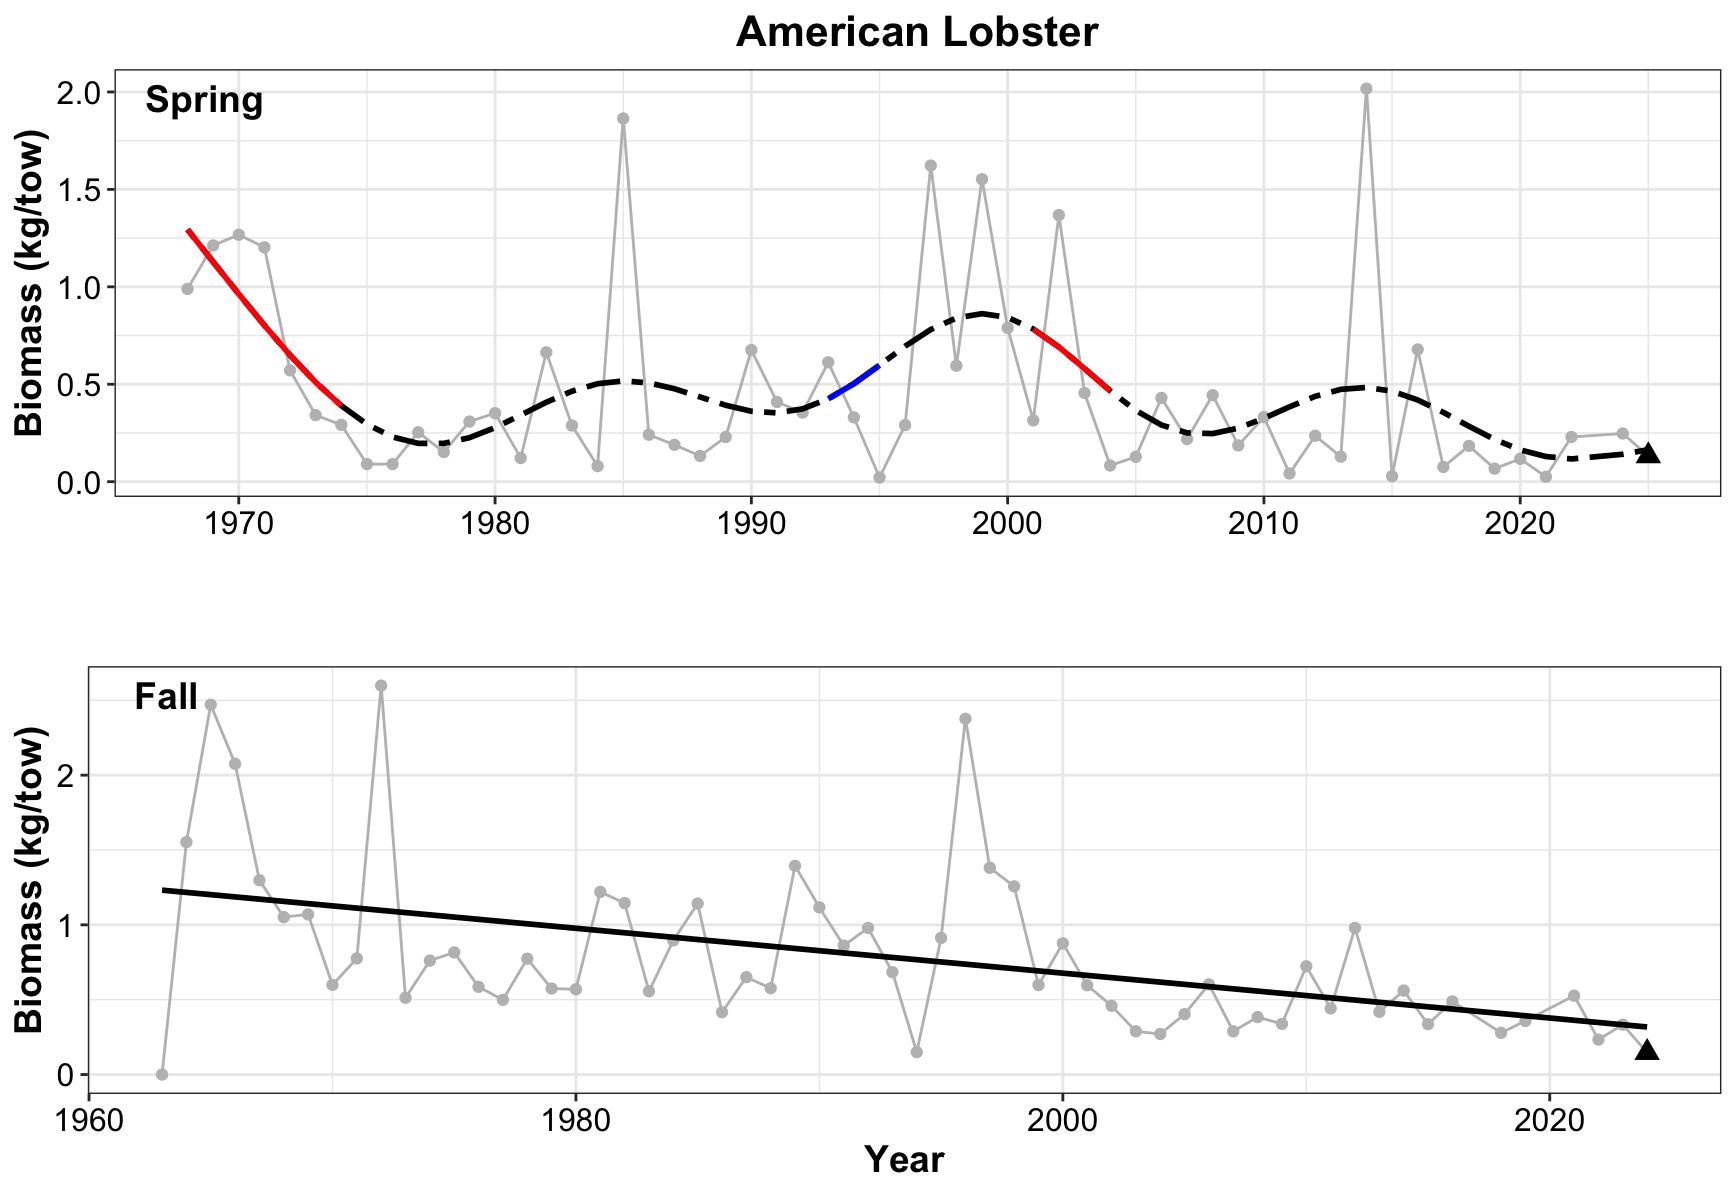

This chart was generated by the following R code:
## Figures for American Lobster

## **Laura Gruenburg, lagruenburg@gmail.com**

##   **LAST UPDATED: 2025 Report**


#####load required functions
#  You will need to download the functions from here https://gist.github.com/gavinsimpson/e73f011fdaaab4bb5a30

setwd("~/Desktop/NYB_Indicators_Calculations")
source("Deriv.R")
library(mgcv)
library(ggplot2)
#library(mgcViz)
library(ggpubr)

#######Load the datasets
setwd("~/Desktop/NYB_Indicators_Calculations/Final_Timeseries_Figures/Timeseries_Files_2025")
ds<-read.csv("amlob_spring_2025.csv", header = TRUE)

#calculate the 30th a and 70th percentiles for the short term column of the indicators report
qds = quantile(ds$strat.biomass, probs = c(.30, .70))

# find the last 5 years mean
mn_ds5 = mean(ds$strat.biomass[ds$YEAR >= 2020])
# what quintile the data is in
mn_ds5 >qds


# Creat a GAM - adjust k and remember to check model
mod<- gam(strat.biomass ~ s(YEAR, k=10), data = ds)
summary(mod) #check out model
gam.check(mod)

pdata <- with(ds, data.frame(YEAR = YEAR))
p2_mod <- predict(mod, newdata = pdata,  type = "terms", se.fit = TRUE)
intercept = 0.4622941  # look at p2_mod and extract the intercept
pdata <- transform(pdata, p2_mod = p2_mod$fit[,1], se2 = p2_mod$se.fit[,1])

#  Now that we have the model prediction, the next step is to calculate the first derivative
#  Then determine which increases and decreases are significant
Term = "YEAR"
mod.d <- Deriv(mod, n=57) # n is the number of YEARs
mod.dci <- confint(mod.d, term = Term)
mod.dsig <- signifD(pdata$p2_mod, d = mod.d[[Term]]$deriv,
                    +                    mod.dci[[Term]]$upper, mod.dci[[Term]]$lower)

# Take a quick look to make sure it appears ok before final plotting
plot(strat.biomass ~ YEAR, data = ds)
lines(strat.biomass ~ YEAR, data = ds)
lines(p2_mod+intercept ~ YEAR, data = pdata, type = "n")
lines(p2_mod+intercept ~ YEAR, data = pdata)
lines(unlist(mod.dsig$incr)+intercept ~ YEAR, data = pdata, col = "blue", lwd = 3)
lines(unlist(mod.dsig$decr)+intercept ~ YEAR, data = pdata, col = "red", lwd = 3)

linearMod<- lm(strat.biomass ~ YEAR, data=ds)
summary(linearMod)

p1 = ggplot() + 
  geom_line(data = ds, aes(x = YEAR, y = strat.biomass), color = 'grey') +
  geom_point(data = ds, aes(x = YEAR, y = strat.biomass), color = 'gray') + 
  geom_point(data = ds[57, ], aes(x = YEAR, y = strat.biomass), shape = 17, size = 3) + 
  #geom_smooth(data = ds, aes(x = YEAR, y = strat.biomass), method = lm, se = FALSE, color = 'black') + 
  geom_line(data=pdata, aes(x = YEAR, y = p2_mod+intercept), se = FALSE, color = 'black', linetype = 'twodash', size = 1) + 
  geom_line(data = pdata, aes(y = unlist(mod.dsig$incr)+intercept, x = YEAR), color = "blue", size = 1) + 
  geom_line(data = pdata, aes(y = unlist(mod.dsig$decr)+intercept, x = YEAR), color = 'red', size = 1) + 
  theme_bw() +
  labs (y = bquote("Biomass (kg/tow)"), x = '', title = 'American Lobster') + 
  theme(plot.title=element_text(size = 16,face = 'bold',hjust = 0.5), axis.title=element_text(size = 14, face = 'bold'), axis.text= element_text(color = 'black', size = 12))

## FALL
ds2<-read.csv("amlob_fall_2025.csv", header = TRUE)


#calculate the 30th a and 70th percentiles for the short term column of the indicators report
qds2 = quantile(ds2$strat.biomass, probs = c(.30, .70))

# find the last 5 years mean
mn_ds25 = mean(ds2$strat.biomass[ds2$YEAR >= 2019])
# what quintile the data is in
mn_ds25 >qds2


# Creat a GAM - adjust k and remember to check model
mod2<- gam(strat.biomass ~ s(YEAR, k=10), data = ds2)
summary(mod2) #check out model
gam.check(mod2)

pdata2 <- with(ds2, data.frame(YEAR = YEAR))
p2_mod2 <- predict(mod2, newdata = pdata2,  type = "terms", se.fit = TRUE)
intercept2 = 0.7872054   # look at p2_mod and extract the intercept
pdata2 <- transform(pdata2, p2_mod2 = p2_mod2$fit[,1], se2 = p2_mod2$se.fit[,1])

#  Now that we have the model prediction, the next step is to calculate the first derivative
#  Then determine which increases and decreases are significant
Term = "YEAR"
mod2.d <- Deriv(mod2, n=60) # n is the number of YEARs
mod2.dci <- confint(mod2.d, term = Term)
mod2.dsig <- signifD(pdata2$p2_mod2, d = mod2.d[[Term]]$deriv,
                     +                    mod2.dci[[Term]]$upper, mod2.dci[[Term]]$lower)

# Take a quick look to make sure it appears ok before final plotting
plot(strat.biomass ~ YEAR, data = ds2)
lines(strat.biomass ~ YEAR, data = ds2)
lines(p2_mod2+intercept2 ~ YEAR, data = pdata2, type = "n")
lines(p2_mod2+intercept2 ~ YEAR, data = pdata2)
lines(unlist(mod2.dsig$incr)+intercept2 ~ YEAR, data = pdata2, col = "blue", lwd = 3)
lines(unlist(mod2.dsig$decr)+intercept2 ~ YEAR, data = pdata2, col = "red", lwd = 3)

linearmod2<- lm(strat.biomass ~ YEAR, data=ds2)
summary(linearmod2)

p2 = ggplot() + 
  geom_line(data = ds2, aes(x = YEAR, y = strat.biomass), color = 'grey') +
  geom_point(data = ds2, aes(x = YEAR, y = strat.biomass), color = 'gray') + 
  geom_point(data = ds2[60, ], aes(x = YEAR, y = strat.biomass), shape = 17, size = 3) + 
  geom_smooth(data = ds2, aes(x = YEAR, y = strat.biomass), method = lm, se = FALSE, color = 'black') + 
  #geom_line(data=pdata2, aes(x = YEAR, y = p2_mod2+intercept2), se = FALSE, color = 'black', linetype = 'twodash', size = 1) + 
  #geom_line(data = pdata2, aes(y = unlist(mod2.dsig$incr)+intercept2, x = YEAR), color = "blue", size = 1) + 
  #geom_line(data = pdata2, aes(y = unlist(mod2.dsig$decr)+intercept2, x = YEAR), color = 'red', size = 1) + 
  theme_bw() +
  labs (y = bquote("Biomass (kg/tow)"), x = 'Year', title = '') + 
  theme(plot.title=element_text(size = 16,face = 'bold',hjust = 0.5), axis.title=element_text(size = 14, face = 'bold'), axis.text= element_text(color = 'black', size = 12))


ggarrange(p1, p2, 
          labels = c("Spring", " Fall"),
          label.x = c(.05,.05),
          label.y = c(0.88,0.88),
          font.label = (face = 'Italic'),
          ncol = 1, nrow = 2)
